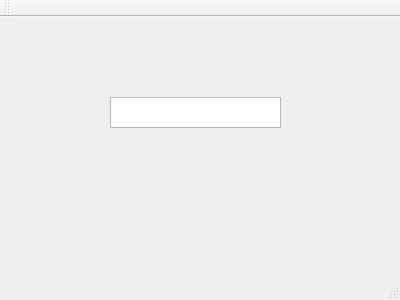
<?xml version="1.0" encoding="UTF-8"?>
<ui version="4.0">
 <class>MainWindow</class>
 <widget class="QMainWindow" name="MainWindow">
  <property name="geometry">
   <rect>
    <x>0</x>
    <y>0</y>
    <width>400</width>
    <height>300</height>
   </rect>
  </property>
  <property name="windowTitle">
   <string>MainWindow</string>
  </property>
  <property name="styleSheet">
   <string notr="true"/>
  </property>
  <widget class="QWidget" name="centralWidget">
   <widget class="QTextEdit" name="textEdit">
    <property name="geometry">
     <rect>
      <x>110</x>
      <y>80</y>
      <width>171</width>
      <height>31</height>
     </rect>
    </property>
   </widget>
  </widget>
  <widget class="QMenuBar" name="menuBar">
   <property name="geometry">
    <rect>
     <x>0</x>
     <y>0</y>
     <width>400</width>
     <height>25</height>
    </rect>
   </property>
  </widget>
  <widget class="QToolBar" name="mainToolBar">
   <attribute name="toolBarArea">
    <enum>TopToolBarArea</enum>
   </attribute>
   <attribute name="toolBarBreak">
    <bool>false</bool>
   </attribute>
  </widget>
  <widget class="QStatusBar" name="statusBar"/>
 </widget>
 <layoutdefault spacing="6" margin="11"/>
 <resources/>
 <connections/>
</ui>
